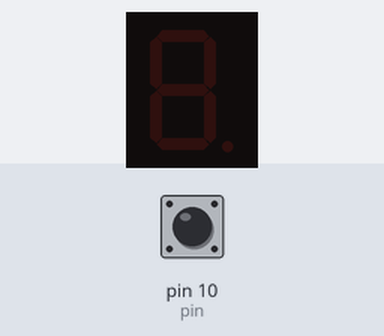
A sketch run on a simulated Arduino Uno, built with avr-gcc and run on an emulated ATmega328P. Shown: 1-digit seven-segment display. Wiring (inferred from the names in the program): 1-digit 7-segment display, segments lit when HIGH: segments pin 3, pin 4, pin 5, pin 6, pin 7, pin 8, pin 9. Inputs (shaded band) come from the test bench; at power-on: pin 10 (pin) HIGH. The segment pins are drawn as the display they are named for.

Above: at 1.2 s.
1.3 s: pin 10 (pin) pulled LOW for 0.15 s
At 2.6 s:
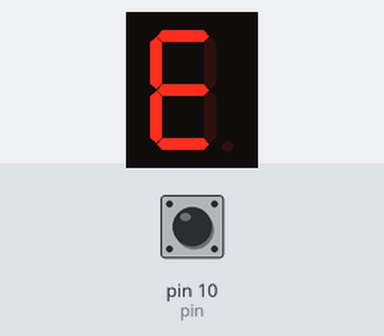
3.0 s: pin 10 (pin) pulled LOW for 1 s
At 4.0 s:
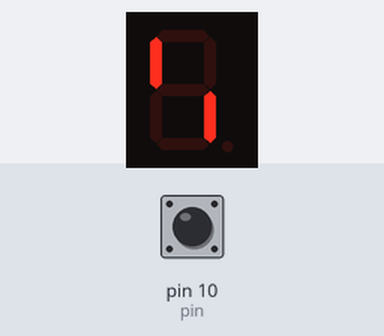
6.0 s: pin 10 (pin) pulled LOW for 0.15 s
At 7.3 s:
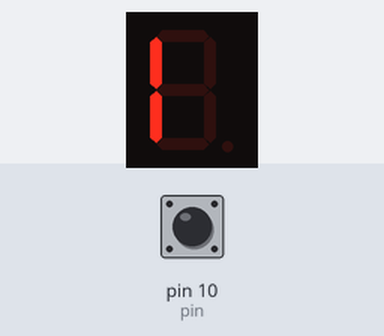
7.7 s: pin 10 (pin) pulled LOW for 3.2 s
At 8.8 s:
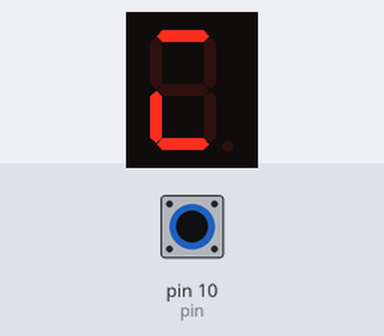
12.4 s: pin 10 (pin) pulled LOW for 0.15 s
At 13.5 s:
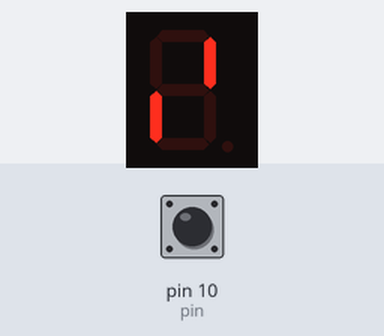
14.1 s: pin 10 (pin) pulled LOW for 1 s
At 14.8 s:
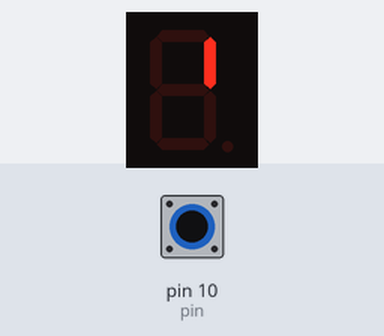
Timing chart, 0 to 17.1 s (numbered marks = the images above; inputs shaded):
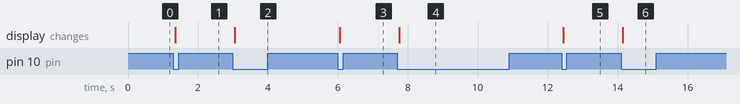

The sketch:

PUSH_BUTTON_COUNTER.ino
```cpp
int a = 3;
int b = 4;
int c = 5;
int d = 6;
int e = 7;
int f = 8;
int g = 9;
bool bp = false;
int pin = 10;
int counter = 0;
int state = 0;
int last = 0;

void setup() {
  pinMode(a, OUTPUT);
  pinMode(b, OUTPUT);
  pinMode(c, OUTPUT);
  pinMode(d, OUTPUT);
  pinMode(e, OUTPUT);
  pinMode(f, OUTPUT);
  pinMode(g, OUTPUT);
  pinMode(pin, INPUT_PULLUP);
  displayDigit(counter);
}
void loop(){
  state = digitalRead(pin);
   if (state != last) {
    if (state == LOW) {
      bp = true;
      counter++;
      if( counter > 9) counter =0 ;
  }
  delay(50);
   }
   last = state;
  if( bp ){
     turnOff();
     displayDigit(counter);
  }
}
void displayDigit(int digit)
{
 if(digit!=1 && digit != 4)
 digitalWrite(a,LOW);

 if(digit != 5 && digit != 6)
 digitalWrite(b,LOW);

 if(digit !=2)
 digitalWrite(c,LOW);

 if(digit != 1 && digit !=4 && digit !=7)
 digitalWrite(d,LOW);

 if(digit == 2 || digit ==6 || digit == 8 || digit==0)
 digitalWrite(e,LOW);

 if(digit != 1 && digit !=2 && digit!=3 && digit !=7)
 digitalWrite(f,LOW);

 if (digit!=0 && digit!=1 && digit !=7)
 digitalWrite(g,LOW);

}
void turnOff()
{
  digitalWrite(a,HIGH);
  digitalWrite(b,HIGH);
  digitalWrite(c,HIGH);
  digitalWrite(d,HIGH);
  digitalWrite(e,HIGH);
  digitalWrite(f,HIGH);
  digitalWrite(g,HIGH);
}
```

Measured:
- after the input at 1.3 s, the display: changes after 0.05 s (image 1)
- after the input at 3.0 s, the display: changes after 0.05 s (image 2)
- after the input at 6.0 s, the display: changes after 0.05 s (image 3)
- after the input at 7.7 s, the display: changes after 0.05 s (image 4)
- after the input at 12.4 s, the display: changes after 0.05 s (image 5)
- after the input at 14.1 s, the display: changes after 0.05 s (image 6)
